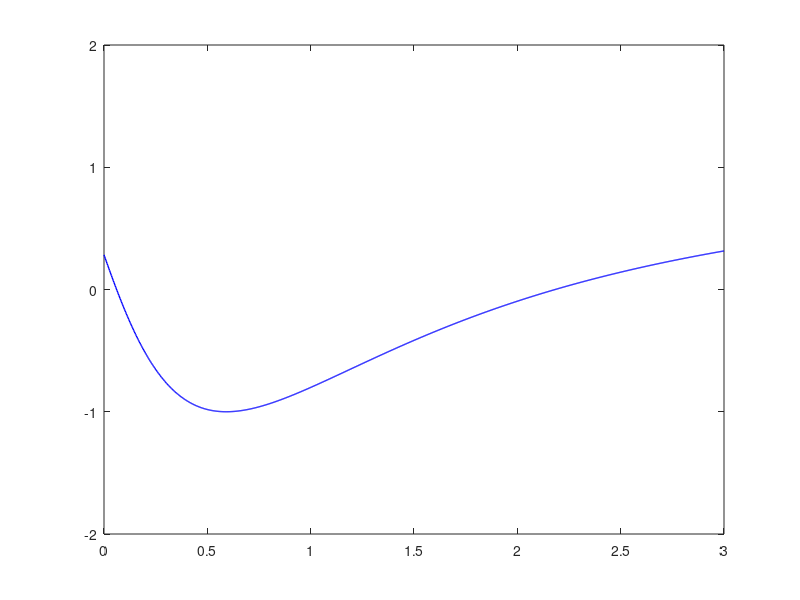

Reproduce this figure in MATLAB. (Note: this script raises an error after producing the figure.)
f = @(x) cos(5 * 1./(x+1));
df = @(x) 5*sin(5./(1 + x))./(1 + x).^2;

% Parameter za risanje funkcije
x = linspace(0,3,1001);

% primer1: kubicni polinom, kjer premikamo 1 interpolacijsko tocko
figure
plot(x,f(x), 'b', 'LineWidth', 1);
hold on
% Nastavimo fiksne meje za obmocje, ki bo prikazano na sliki (zato, da slika ne skace):
% axis([spodnja_x, zgornja_x, spodnja_y, zgornja_y])
axis([0 3 -2 2])

% Pripravimo si pomozno spremenljivko, ki bo hranila trenutno narisan
% interpolant
temp = [];
% Sprehodimo x2 po intervalu [1/3, 29/10]
for x2 = linspace(1/3,29/10,200)
    %Z risbe izbrisemo prej shranjen graf interpolacijskega polinoma
    delete(temp);
    
    % Koordinate interpolacijskih tock, pri konkretnem x2
    interpX = [0 1/4 x2 3];
    interpY = f(interpX);
    
    % Izracunamo koeficiente interpolacijskega polinoma v Newtonovi obliki
    % (namesto polyfit)
    d = deljeneDif(interpX,interpY);
    % Vrednost interpolanta izracunamo preko prilagojenega Hornerjevega
    % algoritma za Newtonovo obliko (namesto polyval).
    % Graf polinoma shranimo v pomozno spremenljivko, da ga lahko zbrisemo na
    % zacetku naslednje iteracije. Tako dobimo animacijo.
    temp = plot(x,horner_alg(interpX,d,x), 'r', interpX, interpY, 'ro','LineWidth', 1);
    % Po izvedeni zanki naredimo zamik, da se animacija ne izvede prehitro
    pause(.03)
    
end

% primer2: kubicni polinom, kjer premikamo vse 4 interpolacijske tocke
figure
plot(x,f(x), 'b', 'LineWidth', 1);
hold on
axis([0 3 -2 2])

% Sprehodimo x0 po intervalu [0,2]
for x0 = linspace(0,2,200)
    delete(temp);
    
    % Koordinate interpolacijskih tock in vrednosti odvoda pri njih -
    % vzamemo samo 2, ker imamo samo 2 razlicni (temu prilagodimo metodo za
    % deljene diference)
    interpX = [x0 x0+1];
    interpY = f(interpX);
    interpDY = df(interpX);
    
    % Lokalna "spremenljivka" za risanje grafa polinoma
    xLoc = linspace(x0,x0+1);
    
    % Izracunamo koeficiente interpolacijskega polinoma v Newtonovi obliki
    % (namesto polyfit). Tu moramo uporabiti prilagojeno metodo, saj
    % deljeneDif ne funkcionirajo, ce je vec tock enakih.
    d = deljeneDif_P3_2xInterp(interpX,interpY,interpDY);

    % Vrednost interpolanta izracunamo preko prilagojenega Hornerjevega
    % algoritma za Newtonovo obliko (namesto polyval).
    temp = plot(xLoc,horner_alg([x0 x0 x0+1 x0+1],d,xLoc), 'r', interpX, interpY, 'ro','LineWidth', 1);

    % Po izvedeni zanki naredimo zamik, da se animacija ne izvede prehitro
    pause(.03)
    
end
